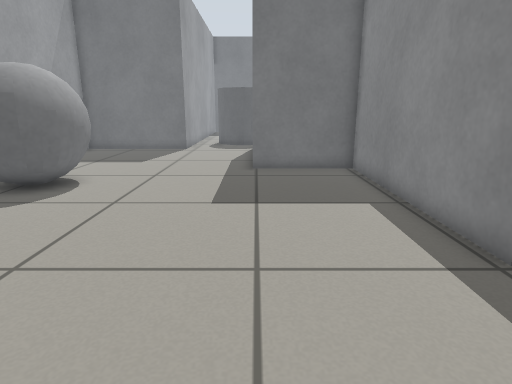
View 1 (above)

14 first-person views from a walk through a world built for the Gazebo simulator. The camera is 0.64 m above the floor, tilts 14° down and sees 75° across. The floor is counted in squares, 0.25 m on a side. Each view is taken from the middle of a square. On the plan, view 1 faces up. The plan holds only what a view shows up to about 20 squares ahead; the rest is blank.

View 2
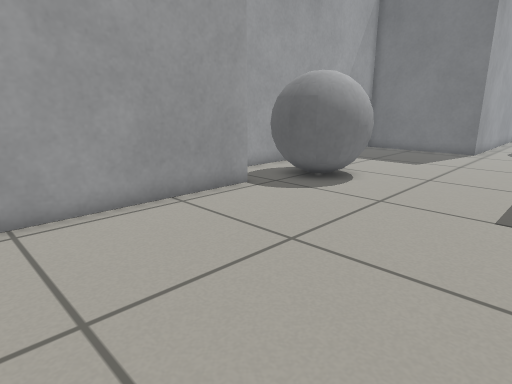

View 3
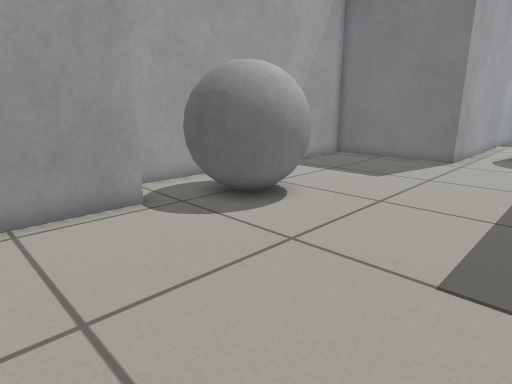

View 4
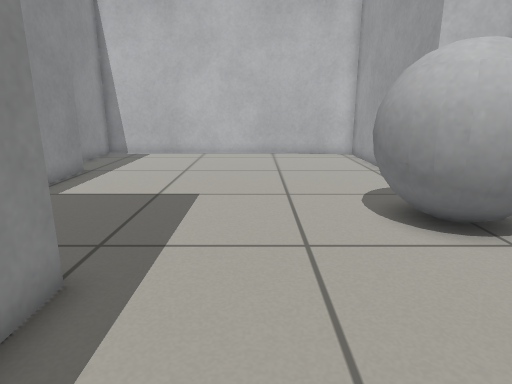

View 5
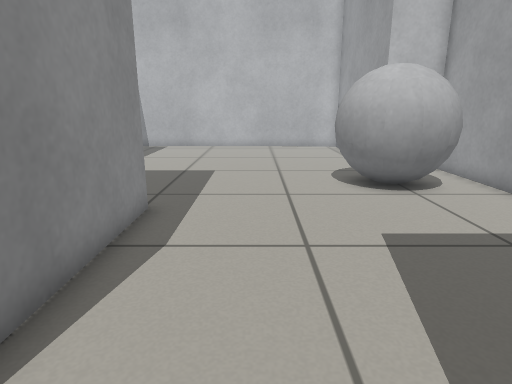

View 6
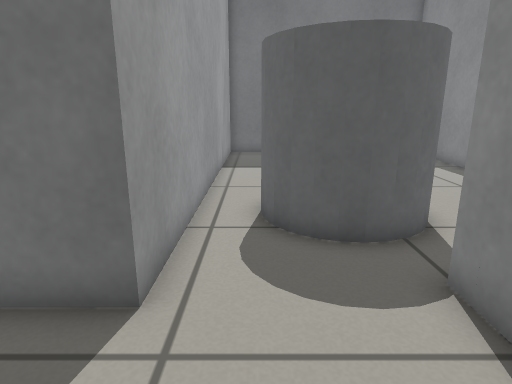

View 7
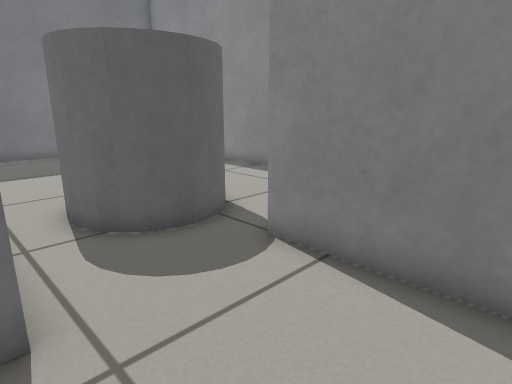

View 8
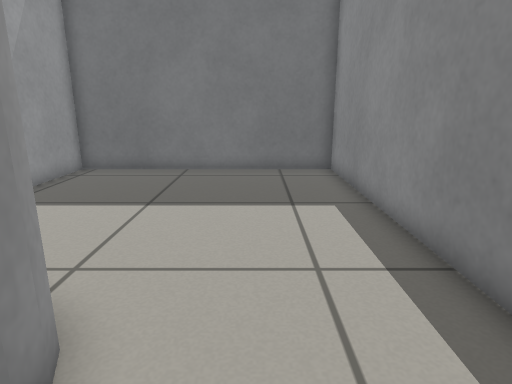

View 9
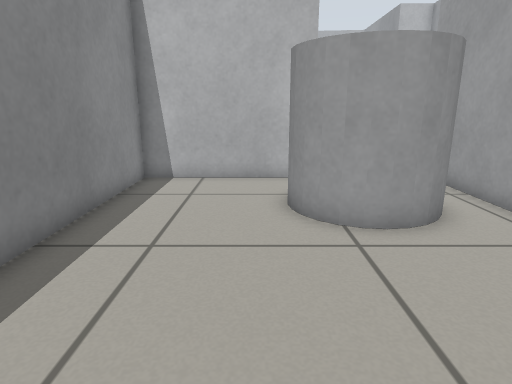

View 10
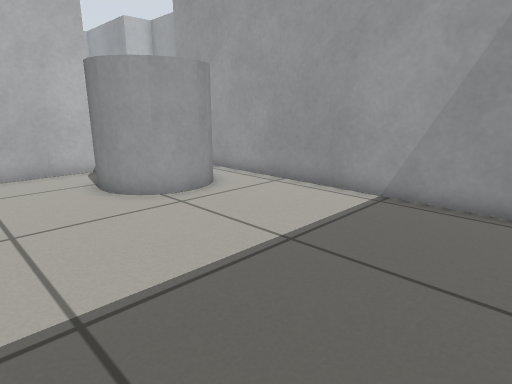

View 11
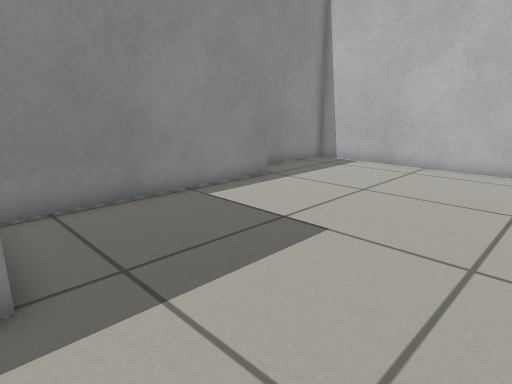

View 12
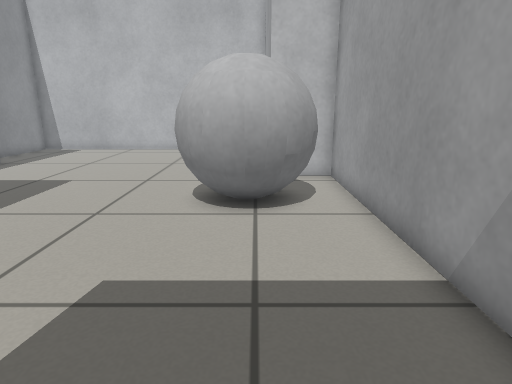

View 13
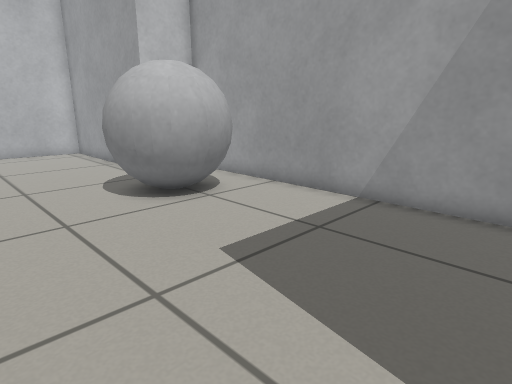

View 14
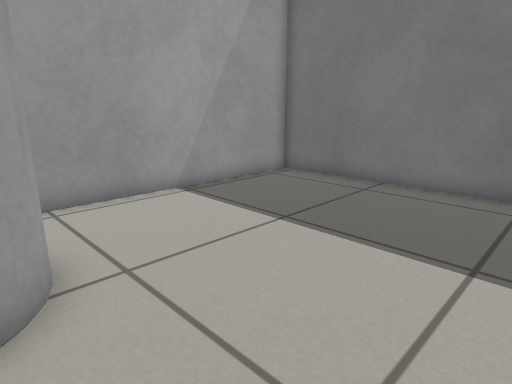

### Floor plan
Ten units are one square. View 1 is at (0, 0); x grows to the right and y downward. Boxes are objects, and circles mark ways between rooms. Rooms are numbered by the first view taken in them; rooms with no view inside come last. Other rooms are left out.
<svg viewBox="-114 -388 182 400">
<path fill="none" stroke="#000" d="M43 -50 43 -145 -1 -145 -1 -225M-45 7 56 7 56 -36M-45 -219 -109 -219 -109 -81 -85 -81 -85 3 -44 7M-1 -225 63 -225 63 -383 -45 -383 -45 -219"/>
<rect x="-105" y="-135" width="50" height="40" fill="#bbb"><title>grey ball</title></rect>
<rect x="-35" y="-285" width="50" height="50" fill="#bbb"><title>grey cylinder</title></rect>
<circle cx="-25" cy="-220" r="3" fill="#2a7"/>
<text x="-30" y="-100">1</text>
<text x="0" y="-300">2</text>
</svg>
Room 1 opens to room 2.

Where each view was taken, in squares from view 1:
view 1: 0 up, 0 right, facing up
view 2: 0 up, 0 right, facing up-left
view 3: 4 up, 0 right, facing up-left
view 4: 19 up, 3 left, facing down
view 5: 23 up, 3 left, facing down
view 6: 18 up, 3 left, facing up
view 7: 18 up, 5 left, facing up-right
view 8: 24 up, 3 right, facing up
view 9: 35 up, 2 right, facing down
view 10: 37 up, 5 right, facing down-left
view 11: 15 up, 5 left, facing down-right
view 12: 21 up, 8 left, facing down
view 13: 21 up, 2 left, facing down-left
view 14: 27 up, 5 right, facing up-left
